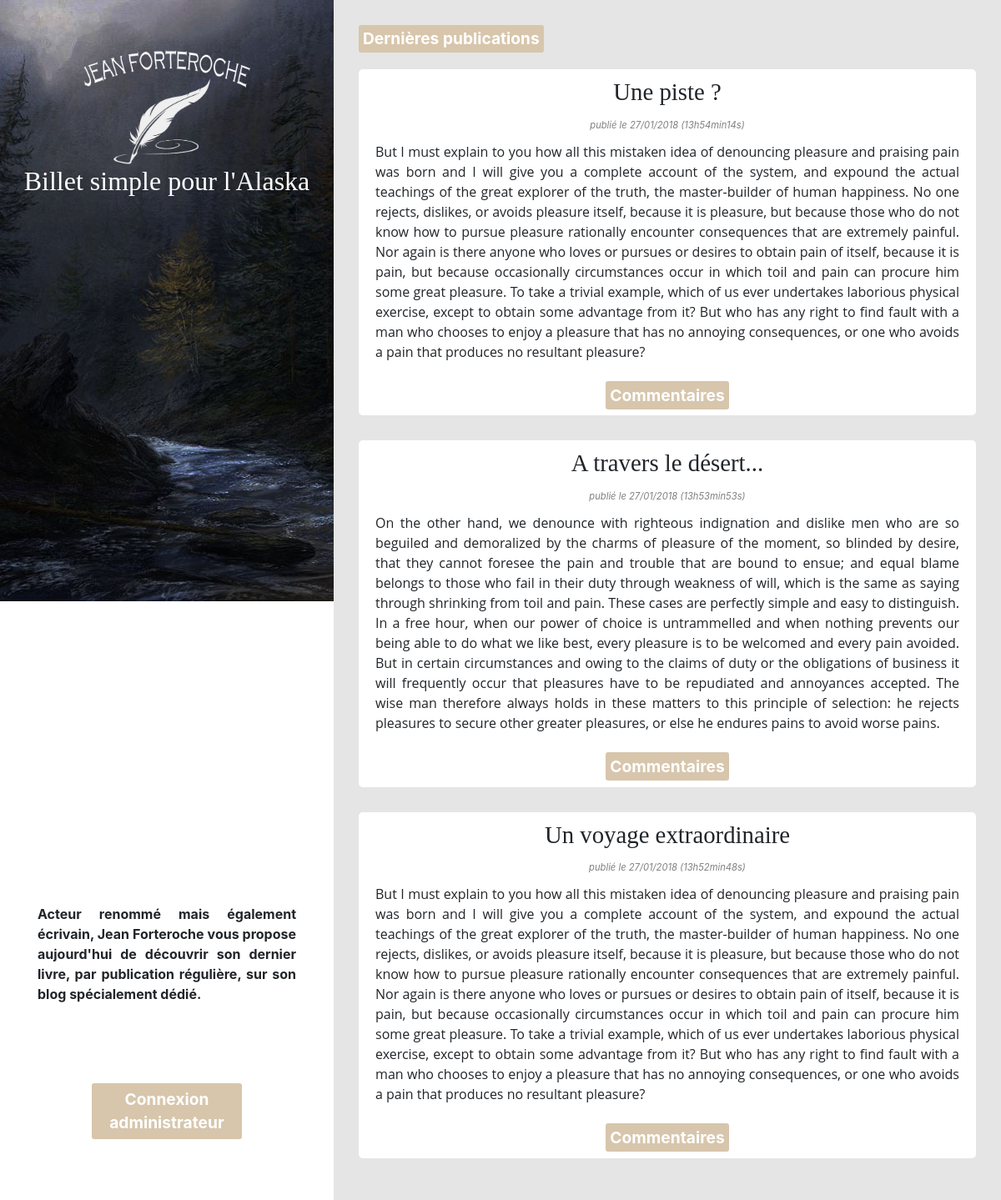
The page / on the database its author committed.
### tables this page shows
CREATE TABLE `posts` (
  `id` int(11) NOT NULL,
  `title` varchar(255) NOT NULL,
  `content` text NOT NULL,
  `creation_date` datetime NOT NULL
);

### controler/frontend.php (called while the page is built, shortened)
<?php
require_once('./model/PostManager.php');
class FrontendControler
{
	public function listPosts() {
		$postManager = new \Kldr\Blog\Model\PostManager();
		$posts = $postManager->getPosts();
		require('./view/frontend/listPostsView.php');
	}
}

### model/PostManager.php (called while the page is built, shortened)
<?php
class PostManager extends Manager
{
    public function getPosts() {
        $db = $this->dbConnect();
        $req = $db->query('SELECT id, title, content, DATE_FORMAT(creation_date, \'%d/%m/%Y (%Hh%imin%ss)\') AS creation_date FROM posts ORDER BY creation_date DESC LIMIT 0, 5');
        return $req;
    }
}

### view/frontend/listPostsView.php (the view, shortened to what this page needs)
<h2>Dernières publications</h2>
<?php
while ($data = $posts->fetch()) {
?>
	<div class="news">
		<h3><?php echo htmlspecialchars($data['title']); ?></h3>
		<i class="smallInfosText">publié le <?php echo htmlspecialchars($data['creation_date']); ?></i>
		<?php echo $data['content']; ?>
		<a class="buttonStyle" href="index.php?action=post&amp;id=<?php echo $data['id'] ?>">Commentaires</a>
	</div>
<?php
}
?>
<?php $content = ob_get_clean(); ?>
<?php require('./view/template.php'); ?>

### index.php (shortened to what this page needs)
<?php
require('controler/frontend.php');
$frontendControler = new \Kldr\Blog\Controler\FrontendControler();
$backendControler = new \Kldr\Blog\Controler\BackendControler();
if (isset($_GET['action'])) {
    if ($_GET['action'] == 'listPosts') {
        $frontendControler->listPosts();
    }
    elseif ($_GET['action'] == 'post') {
        if (isset($_GET['id']) && $_GET['id'] > 0) {
            if (isset($_GET['signaled'])) {
                $frontendControler->post($_GET['id'], true);
            } else {
                $frontendControler->post($_GET['id']);
            }
        } else {
            throw new Exception('Aucun identifiant de billet envoyé');
        }
    } elseif ($_GET['action'] == 'addComment') {
        if (isset($_GET['id']) && $_GET['id'] > 0) {
            if (!empty($_POST['author']) && !empty($_POST['comment'])) {
                $frontendControler->addComment($_GET['id'], $_POST['author'], $_POST['comment']);
            } else {
                throw new Exception('Tous les champs ne sont pas remplis !');
            }
        } else {
            throw new Exception('Aucun identifiant de billet envoyé');
        }
    } elseif ($_GET['action'] == 'editForm') {
        if (isset($_GET['id']) && $_GET['id'] > 0 && !empty($_POST['comment']) && !empty($_POST['id_post'])) {
            $backendControler->modifyComment($_GET['id'], $_POST['comment'], $_POST['id_post']);
        } else {
            throw new Exception('Erreur');
        }
    } elseif ($_GET['action'] == 'displayCommentsForm') {
        if (isset($_GET['id']) && $_GET['id'] > 0) {
            $frontendControler->displayCommentsForm($_GET['id']);
        } else {
            throw new Exception('Aucun identifiant de billet envoyé');
        }
    } elseif ($_GET['action'] == 'login') {
        if (isset($_POST['password']) AND $_POST['password'] == "Alaska" AND isset($_POST['pseudo']) AND $_POST['pseudo'] == "Forteroche") {
        $backendControler->adminIndex();
        } else {
       $backendControler->adminForm('Votre identifiant ou votre mot de passe est incorrect !');
        }
    } elseif ($_GET['action'] == 'addPost') {
            if (!empty($_POST['title']) && !empty($_POST['content'])) {
                $backendControler->addPost($_POST['title'], $_POST['content']);
            } else {
                throw new Exception('Tous les champs ne sont pas remplis !');
        }
    } elseif ($_GET['action'] == 'displayPostForm') {
        $backendControler->displayPostForm($_GET['id']);
    } elseif ($_GET['action'] == 'editPost') {
        if (isset($_GET['id']) && $_GET['id'] > 0 && !empty($_POST['title']) && !empty($_POST['content'])) {
            $backendControler->editPost($_POST['title'], $_POST['content'], $_GET['id']);
        } else {
            throw new Exception('Erreur');
        }
    } elseif ($_GET['action'] == 'deletePost') {
        $backendControler->deletePost($_GET['id']);
    } elseif ($_GET['action'] == 'adminLogin') {
        $backendControler->adminForm();
    } elseif ($_GET['action'] == 'adminViewPosts') {
        $backendControler->adminViewPosts();
    } elseif ($_GET['action'] == 'adminViewComments') {
        $backendControler->adminComments();
    } elseif ($_GET['action'] == 'signalComment') {
        if (isset($_GET['id']) && $_GET['id'] > 0) {
            $frontendControler->signal($_GET['id'], $_GET['postId']);
        }
    }
} else {
    $frontendControler->listPosts();
}

### view/template.php (shortened to what this page needs)
<!doctype html>
<html lang="fr">
	<head>
	    <link rel="stylesheet" href="https://maxcdn.bootstrapcdn.com/bootstrap/4.0.0/css/bootstrap.min.css" />
		<link rel="stylesheet" href="public/css/style.css" type="text/css" />
	</head>
	<body>
		<div class="container-fluid d-flex introContainer">
			<div class="row">
				<div id="header" class="col-md-4">
					<div id="titleBlog">
			            <a href="index.php"><img id="leather" src="./public/img/leather2.png" />
			            <h2>Billet simple pour l'Alaska</h2></a>
			        </div>
			        <div id="biography">
			                <strong><p>Acteur renommé mais également écrivain, Jean Forteroche vous propose aujourd'hui de découvrir son dernier livre, par publication régulière, sur son blog spécialement dédié.</p></strong>
			        </div>
					<div id="adminPart">
						<div id="adminLinks">
							<a href="mailto:jean-forteroche@kldr.com"><i class="fa fa-envelope-o fa-2x" aria-hidden="true"></i></a>
							<a href=""><i class="fa fa-facebook-square fa-2x" aria-hidden="true"></i></a>
							<a href=""><i class="fa fa-twitter fa-2x" aria-hidden="true"></i></a>
						</div>
						<div class="buttonStyle">
							<a href="index.php?action=adminLogin">Connexion administrateur</a>
						</div>
					</div>
					<div class="footer">
						<p>Site créé par Lucie Kojadinovic - 2018</p>
					</div>
				</div>
				<div id="content" class="content col-md">
			        <?php echo $content ?>
			    </div>
			</div>
		</div>
	</body>
</html>

### public/css/style.css (style rules this page uses)
.introContainer { height: 720px; }
#header { background: url(../img/alaskaMenu.jpg); background-repeat: no-repeat; justify-content: center; flex-direction: column; display: flex; text-align: center; }
#titleBlog { color: white; font-family: Copperplate Gothic; flex-grow: 1; margin-top: 60px; }
#titleBlog a { color: white; }
#leather { width: 200px; }
#biography, #admin { background-color: rgba(255, 255, 255, 0.5); border-radius : 5px; padding: 10px 20px; text-align: justify; margin: 10px; }
#adminPart { background-color: rgba(255, 255, 255, 0.5); border-radius : 5px; margin: 10px 60px; padding: 5px; }
#adminPart a { color: white; }
#adminLinks { display: flex; justify-content: space-evenly; margin-bottom: 5px; }
.footer { color: white; padding-top: 15px; font-size: 0.7em; }
#content { padding: 20px 0; background-color: rgba(0, 0, 0, 0.1); overflow: overlay; }
#content h2, .buttonStyle { background-color: #d7c6ac; border-radius: 3px; width: fit-content; padding: 5px; font-size: 1.2em; margin: 10px 30px; color: white; font-weight: bold; border: none; }
#content h3 { font-family: Copperplate Gothic; font-size: 1.8em; }
.smallInfosText { color: grey; font-size: 0.7em; }
.news, #commentDisplay { margin: 20px 30px 30px; background-color: white; border-radius: 5px; padding: 10px; text-align: center; }
.news h3 { font-size: 0.9em; text-align: center; }
.news p { text-align: justify; padding: 10px; }

### rows shown on the page
posts: title "Une piste ?", creation_date "27/01/2018 (13h54min14s)", content "But I must explain to you how all this mistaken idea of denouncing pleasure and praising pain was born and I will give you a complete account of the system, and expound the actual teachings of the great explorer of the truth, the master-builder of human happiness. No one rejects, dislikes, or avoids pleasure itself, because it is pleasure, but because those who do not know how to pursue pleasure rationally encounter consequences that are extremely painful. Nor again is there anyone who loves or pursues or desires to obtain pain of itself, because it is pain, but because occasionally circumstances occur in which toil and pain can procure him some great pleasure. To take a trivial example,…"
posts: title "A travers le désert...", creation_date "27/01/2018 (13h53min53s)", content "On the other hand, we denounce with righteous indignation and dislike men who are so beguiled and demoralized by the charms of pleasure of the moment, so blinded by desire, that they cannot foresee the pain and trouble that are bound to ensue; and equal blame belongs to those who fail in their duty through weakness of will, which is the same as saying through shrinking from toil and pain. These cases are perfectly simple and easy to distinguish. In a free hour, when our power of choice is untrammelled and when nothing prevents our being able to do what we like best, every pleasure is to be welcomed and every pain avoided. But in certain circumstances and owing to the claims of duty or the…"
posts: title "Un voyage extraordinaire", creation_date "27/01/2018 (13h52min48s)", content "But I must explain to you how all this mistaken idea of denouncing pleasure and praising pain was born and I will give you a complete account of the system, and expound the actual teachings of the great explorer of the truth, the master-builder of human happiness. No one rejects, dislikes, or avoids pleasure itself, because it is pleasure, but because those who do not know how to pursue pleasure rationally encounter consequences that are extremely painful. Nor again is there anyone who loves or pursues or desires to obtain pain of itself, because it is pain, but because occasionally circumstances occur in which toil and pain can procure him some great pleasure. To take a trivial example,…"
